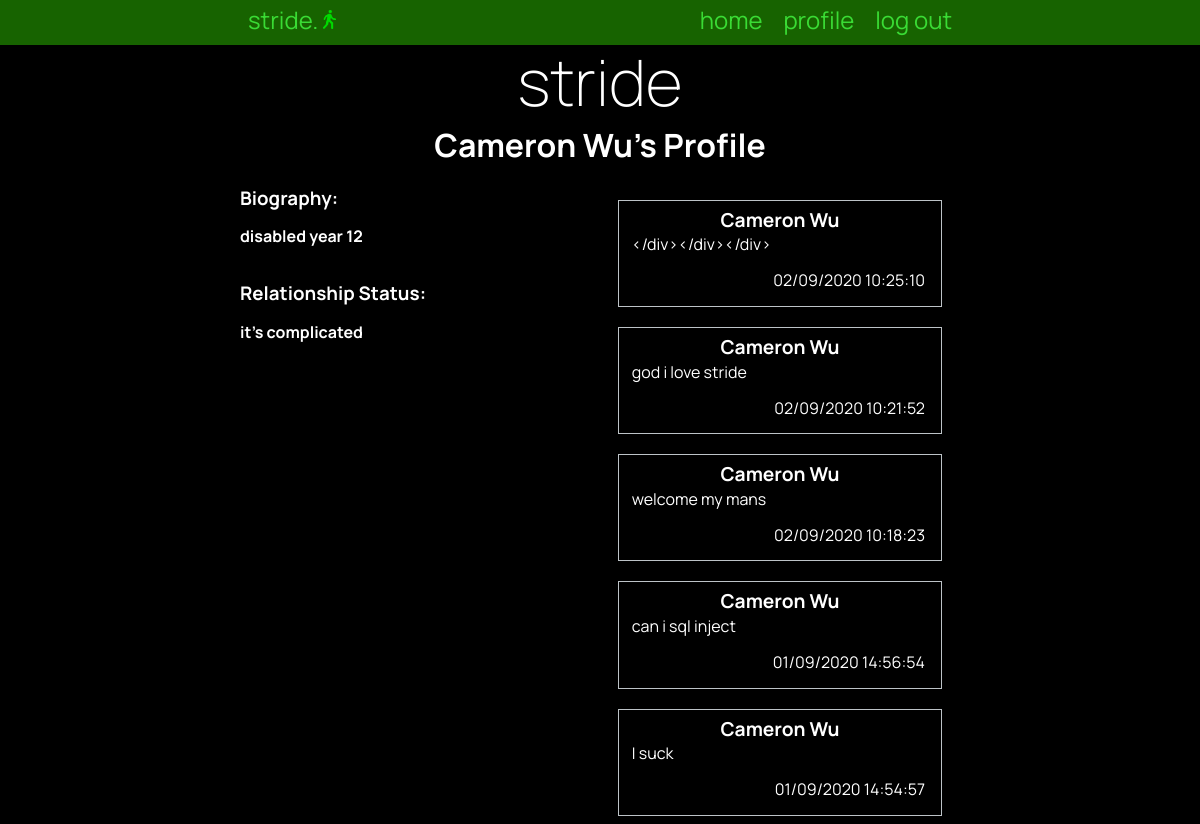
/profile/25 (signed in), run on the app's committed database.
### tables this page shows
CREATE TABLE "users"
(
	id INTEGER
		constraint customer_pk
			primary key autoincrement,
	fname VARCHAR(30),
	lname varchar(30),
	email varchar(80),
	password CHAR(60)
, biography varchar(255), relationship varchar(50));

CREATE TABLE "posts"
(
	id INTEGER
		constraint posts_pk
			primary key autoincrement,
	post VARCHAR(500),
	time TIMESTAMP
, customer_id INTEGER);

### app.py (the view)
@app.route('/profile/<userid>')
def profile(userid):
    con = create_connection(DB_NAME)
    query = "SELECT COUNT(*) FROM users WHERE id = ?"
    cur = con.cursor()  # You need this line next
    cur.execute(query, (userid,))  # this line actually executes the query
    profilecount = cur.fetchall()[0][0]  # puts the results into a list usable in python
    if profilecount < 1:
        flash("No user with " + str(userid) + " as their id.")
        return redirect("/")
    query = """SELECT posts.id,users.fname,users.lname,posts.post,strftime('%d/%m/%Y %H:%M:%S', posts.time) AS time
                FROM posts,users
                WHERE posts.customer_id = ? AND posts.customer_id = users.id
                ORDER BY posts.time DESC"""
    cur = con.cursor()  # You need this line next
    cur.execute(query, (userid,))  # this line actually executes the query
    post_list = cur.fetchall()  # puts the results into a list usable in python
    con = create_connection(DB_NAME)
    query = "SELECT fname,lname,biography,relationship,id FROM users WHERE id = ?"
    cur = con.cursor()  # You need this line next
    cur.execute(query, (userid,))  # this line actually executes the query
    user_info = cur.fetchall()
    con.close()
    correct_user = False
    if str(session['userid']) == str(userid):
        correct_user = True
    return render_template('profile.html', logged_in=is_logged_in(), correctuser=correct_user, posts=post_list, userinfo=user_info, )

### app.py (called while the page is built)
def create_connection(db_file):
    try:
        connection = sqlite3.connect(db_file)
        return connection
    except Error as e:
        print(e)
    return None

def is_logged_in():
    if session.get("email") is None:
        print("not logged in")
        return False
    else:
        print("logged in")
        return True

### templates/profile.html (shortened to what this page needs)
{% extends 'base.html' %}
{% block pageheading %}
{{ userinfo[0][0] }} {{ userinfo[0][1] }}'s Profile
{% endblock %}
{% block body %}
<div class="mainPageParent">
    <div class="left">
        {% if userinfo[0][2] %}
        <h3>Biography:</h3><br>
        <h4>{{ userinfo[0][2] }}</h4><br><br>
        {% endif %}
        {% if userinfo[0][3] %}
        <h3>Relationship Status:</h3><br>
        <h4>{{ userinfo[0][3] }}</h4>
        {% endif %}
    </div>
    <div class="mainFeed">
        {% for post in posts %}
        <div class="mainFeed-box">
            <div class="post-box-heading">
                <h3> {{ post[1] }} {{ post[2] }}</h3>
            </div>
            <div class="mainFeed-box-text">
                <p>{{ post[3] }} </p>
            </div>
            <div class="mainFeed-box-info">
                {{ post[4] }}
            </div>
        </div>
        {% endfor %}
    </div>
</div>
{% endblock %}

### static/stride.css (style rules this page uses)
* { font-family: 'Manrope', sans-serif; padding: 0; margin: 0; box-sizing: border-box; }
body { background-color: black; color: rgba(255, 255, 255, 1); }
.mainPageParent { width: 100%; }
.left { width: 49%; float: left; }
.mainFeed { display: flex; word-wrap: break-word; flex-wrap: wrap; justify-content: space-evenly; width: 50%; float: right; }
.mainFeed-box { width: 90%; float: right; padding: 0.5rem; margin: 1vw; border: 1px solid rgba(189, 195, 199, 1.0); color: rgb(255, 255, 255); margin-bottom: 0.5rem; }
.mainFeed-box-info { padding: 0.5rem; float: right; }
.mainFeed-box-text { padding: 0.3rem; }
.mainFeed-box h3 { font-size: 1.2rem; text-align: center; }
.mainFeed-box p { font-size: 1rem; margin-bottom: 0.3rem; }

### data on the page
users: fname "Cameron", lname "Wu", biography "disabled year 12", relationship "it's complicated"
posts: fname "Cameron", lname "Wu", post "</div></div></div>", post "02/09/2020 10:25:10"
posts: fname "Cameron", lname "Wu", post "god i love stride", post "02/09/2020 10:21:52"
posts: fname "Cameron", lname "Wu", post "welcome my mans", post "02/09/2020 10:18:23"
posts: fname "Cameron", lname "Wu", post "can i sql inject", post "01/09/2020 14:56:54"
posts: fname "Cameron", lname "Wu", post "I suck", post "01/09/2020 14:54:57"
